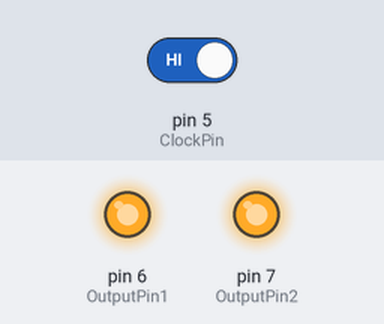
The sketch below on a simulated Arduino Uno, built with avr-gcc and run on an emulated ATmega328P. On the bench: output pins drawn as LEDs (lit = HIGH). The inputs (shaded band) are chosen by the test bench; at power-on: pin 5 (ClockPin) HIGH.

Above: at 1.2 s.
1.3 s: pin 5 (ClockPin) driven LOW
At 1.6 s:
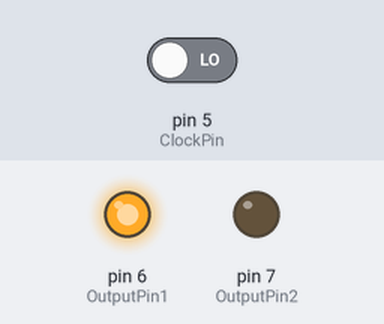
3.3 s: pin 5 (ClockPin) driven HIGH
At 3.7 s:
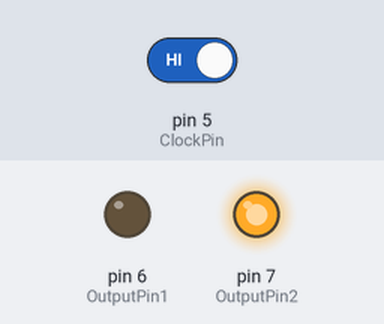
Timing chart, 0 to 6.3 s (numbered marks = the images above; inputs shaded):
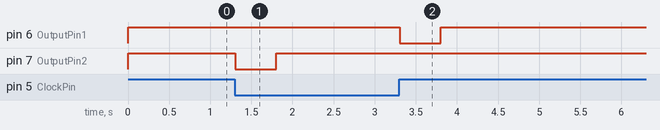

Measured:
- after the input at 1.3 s, pin 7 (OutputPin2): HIGH → LOW at once, → HIGH 0.50 s later
- after the input at 3.3 s, pin 6 (OutputPin1): HIGH → LOW at once, → HIGH 0.50 s later

The sketch:

somfy.ino
```cpp
/*
I am almost 76 years old and started with Arduino about a 0.5 year ago.
So, if you think I made mistakes, please report them to me via prins.arie@gmail.com.
Any (positive?) suggestion is very welcome


  This small piece of software serves a remote control and opens or closes your Somfy shutters at programmed times.
  The used remote control is a universal model that must first be programmed for use as a Sompy control.
  The circuit further consists of a timer clock and a processor ATMega386P-PU with a 16Mhz x-tal.
  Make sure that the contacts of the built-in switch of the clock are free of mains voltage. If not, then Pfffft!

  The timer clock contacts are connected to the input pin 5 with a pull-up resistor, and -3.2V (Gnd).
  The two outputs, 6 and 7 respectively, are directly connected to the pushbutton contacts of the remote control.
  Pull-up resistors are not required because they are already installed in the remote control at the factory.
  The timer, switches the outputs at the programmed times, with a pulse of 0.5 second to -3.2V (Gnd), to simulate the pressing of a button.

  Arie Prins 01-10-2018
*/
const int ClockPin = 5;// from timer clock
const int OutputPin1 = 6; //output to down button
const int OutputPin2 = 7; //output to up button
int ClockState = HIGH;
int OldClockState = HIGH;

void setup()
{
  pinMode(ClockPin, INPUT);
  pinMode(OutputPin1, OUTPUT);
  pinMode(OutputPin2, OUTPUT);
 	digitalWrite(OutputPin1, HIGH);
	digitalWrite(OutputPin2, HIGH);
 }
void loop()
{
  ClockState = digitalRead(ClockPin);
  if (ClockState != OldClockState)
  {
    if (ClockState == HIGH)
    {
      digitalWrite(OutputPin1, LOW); //shutter up
      delay (500);
      digitalWrite(OutputPin1, HIGH);
    }
    else
    {
      digitalWrite(OutputPin2, LOW); //shutter down
      delay (500);
      digitalWrite(OutputPin2, HIGH);
    }
  }
  OldClockState = ClockState;
  delay(10);
}
```
